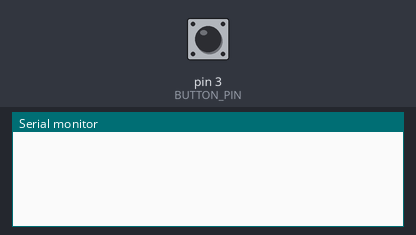
Simulated run of this sketch. Board: Arduino Uno, built with avr-gcc and run on an emulated ATmega328P. Shown: the last lines printed to the serial monitor. Inputs (shaded band) come from the test bench; at power-on: pin 3 (BUTTON_PIN) LOW.

Above: at 1.8 s.
1.9 s: pin 3 (BUTTON_PIN) pulled HIGH for 0.6 s
At 2.6 s:
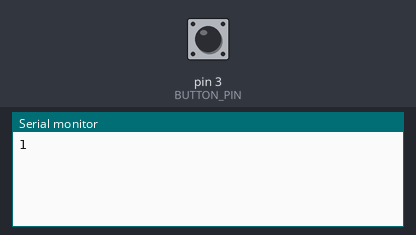
4.0 s: pin 3 (BUTTON_PIN) pulled HIGH for 1 s
At 5.7 s:
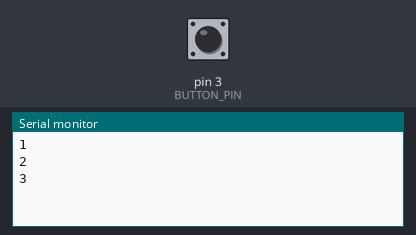
6.5 s: pin 3 (BUTTON_PIN) pulled HIGH for 0.6 s
At 7.6 s:
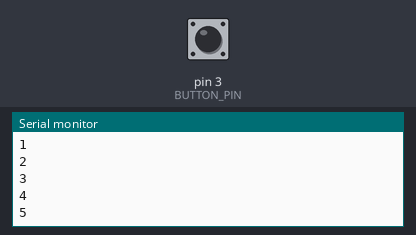
Timing chart, 0 to 9.5 s (numbered marks = the images above; inputs shaded):
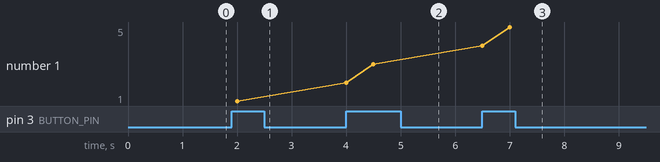

The sketch:

button_kod.ino
```cpp
// Deklaracja pinu, do którego podłączony jest przycisk
#define BUTTON_PIN 3

int tmp = 0;

void setup() {
  // Inicjalizacja monitora szeregowego
  Serial.begin(9600);

  // Ustawienie pinu przycisku jako wejście
  pinMode(BUTTON_PIN, INPUT);
}

void loop() {
  // Sprawdzenie stanu przycisku
  int stanPrzycisku = digitalRead(BUTTON_PIN);

  // Jeśli przycisk został wciśnięty
  if (stanPrzycisku == HIGH) {
      tmp++;
      Serial.println(tmp);
  }
  delay(500);
}
```

Measured:
- after the input at 1.9 s, the serial monitor: prints a new line after 0.10 s (image 1)
- after the input at 4.0 s, the serial monitor: prints a new line at once (image 2)
- after the input at 6.5 s, the serial monitor: prints a new line at once (image 3)
- plotted number 1: 1 → 3 after the input at 4.0 s, 3 → 5 after the input at 6.5 s
